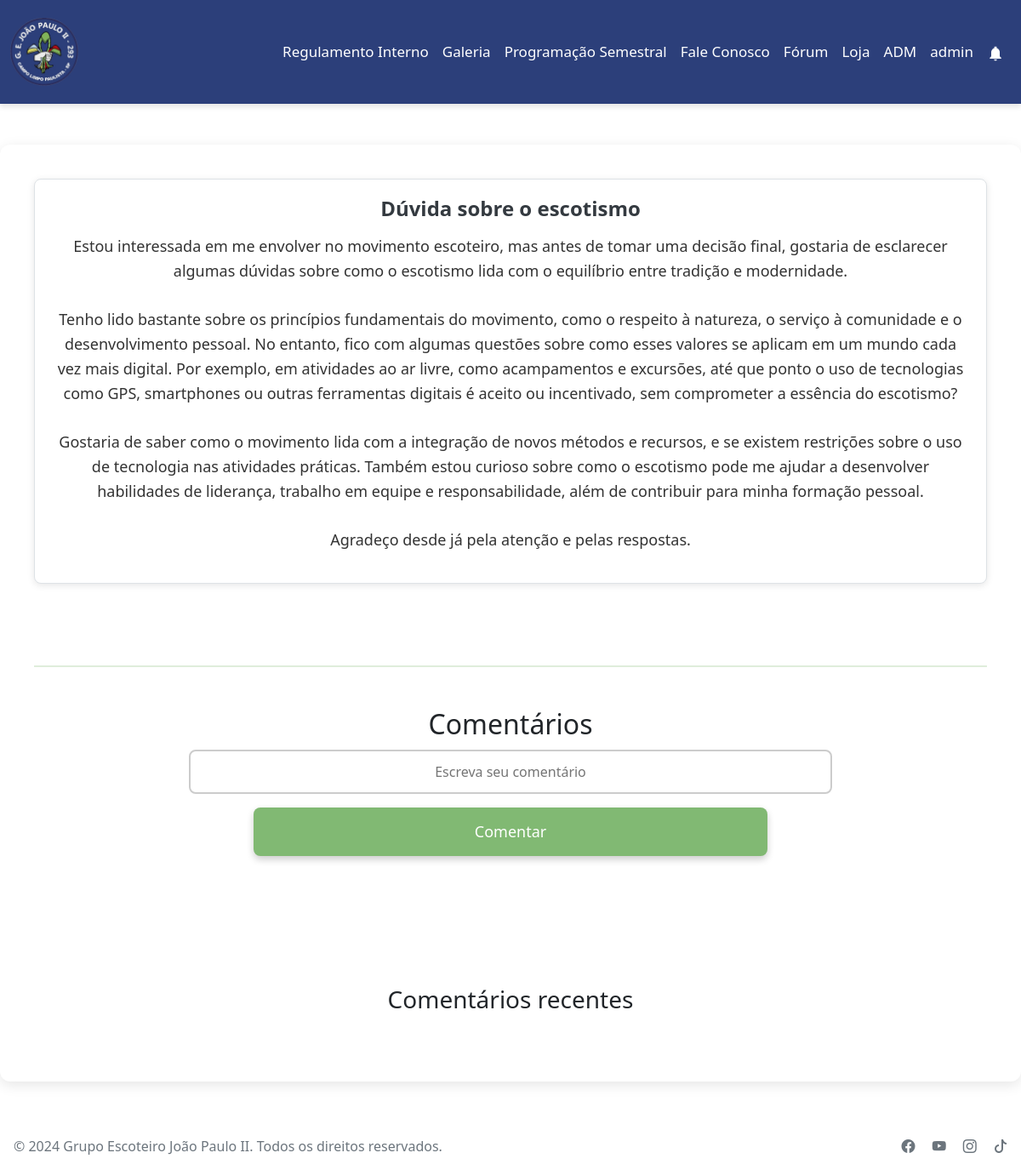
The page /backend/forum/topico.php?id=57 (signed in) on the database its author committed.
### tables this page shows
CREATE TABLE `topico` (
  `id` int(11) NOT NULL,
  `nome` varchar(50) NOT NULL,
  `body` varchar(2000) NOT NULL,
  `data` date NOT NULL,
  `anexos` varchar(500) NOT NULL,
  `userid` int(11) NOT NULL,
  `restrito` int(11) NOT NULL
);

### backend/forum/topico.php (the view, shortened to what this page needs)
<?php
include_once '../classes/conn.php';
$id = $_GET['id'];
$sql = 'SELECT * FROM topico WHERE id = '.$id;
$res = $conn->query($sql);
$linha = $res->fetch_assoc();
$logged = isset($_SESSION['userid']);
?>
<!DOCTYPE html>
<html lang="pt-br">
<head>
    <link rel="stylesheet" href="../../frontend/public/css/teste.css">
    <link href="https://cdn.jsdelivr.net/npm/bootstrap@5.0.2/dist/css/bootstrap.min.css" rel="stylesheet">
    <link rel="stylesheet" href="https://cdn.jsdelivr.net/npm/bootstrap-icons@1.10.3/font/bootstrap-icons.css">
</head>
<body>
<nav class="navbar navbar-expand-lg py-3 custom-navbar">
    <div class="container">
      <a class="navbar-brand" href="../../frontend/principal/index.php">
        <img src="../../frontend/public/imagens/recursos/logo.png " height="80rem" width="80rem" alt="Logo" height="40">
      </a>
      <div class="collapse navbar-collapse justify-content-end" id="navbarNav">
        <ul class="navbar-nav">
          <li class="nav-item">
          <a class="nav-link active" aria-current="page" target="blank" href="../../frontend/public/docs/POR_2013_19_V2.pdf">Regulamento Interno</a>
          </li>
          <li class="nav-item">
            <a class="nav-link" href="../../backend/galeria/index.php">Galeria</a>
          </li>
          <li class="nav-item">
            <a class="nav-link" href="../../backend/Evento/index.php">Programação Semestral</a>
          </li>
          <li class="nav-item">
            <a class="nav-link" href="../../backend/mailer/fale.php">Fale Conosco</a>
          </li>
          <li class="nav-item">
            <a class="nav-link" href="../../backend/forum/main.php">Fórum</a>
          </li>
          <?php
          if($logged){
            if($_SESSION['tipo']>=1){
              echo '<li class="nav-item">
                <a class="nav-link" href="../../backend/loja/loja.php">Loja</a>
              </li>';
            }
            if($_SESSION['tipo']==3){
              echo '<li class="nav-item">
                <a class="nav-link" href="../../backend/adm/index_adm.php">ADM</a>
              </li>';
            }
            echo '<li class="nav-item">
            <a class="nav-link" href="../../frontend/principal/user.php?id='.$_SESSION["userid"].'">'.$_SESSION["nome"].'</a>
                <li class="nav-item">
            <a class="nav-link" href="../../backend/notificacoes/index.php"><img src="../../frontend/public/imagens/recursos/sino.png" width="20px"></a>
              </li>';
          }
          else{
            echo '<li class="nav-item">
                <a class="nav-link" href="../../backend/login/login.php"><strong>Faça Login</strong></a>
              </li>';
          }
            ?>
        </ul>
      </div>
    </div>
  </nav>
  <section class="container topico-container my-5 d-flex flex-column align-items-center">
<div class="user-post w-100 mb-5">
    <h1 class="post-title text-center"><?php echo htmlspecialchars($linha['nome']); ?></h1>
    <p class="post-text text-center">
        <?php echo nl2br(htmlspecialchars($linha['body'])); ?>
    </p>
</div>
<hr class="divider my-5 w-100">
<h2 class="text-center mb-4">Comentários</h2>
<div class="comentar w-100 mb-5">
    <form action="" method="post" class="d-flex flex-column align-items-center">
        <input type="text" class="input-custom mb-3 w-75" name="comentario" required placeholder="Escreva seu comentário">
        <button type="submit" class="btn-custom">Comentar</button>
    </form>
</div>
<h3 class="text-center mt-5 mb-4">Comentários recentes</h3>
</section>
    <footer class="footer text-center text-lg-start d-flex w-100 justify-content-between align-items-center">
    <div class="container p-3 d-flex justify-content-between w-100">
      <span class="text-muted">© 2024 Grupo Escoteiro João Paulo II. Todos os direitos reservados.</span>
      <div class="social-icons">
        <a href="https://www.facebook.com/GrupoescoteirojoaopauloII?mibextid=ZbWKwL" target="_blank" class="text-muted me-3">
          <i class="bi bi-facebook"></i>
        </a>
        <a href="https://youtube.com/@gejoaopauloii?si=8nJBM0zWxWBofH_V" target="_blank" class="text-muted me-3">
          <i class="bi bi-youtube"></i>
        </a>
        <a href="https://www.instagram.com/ge_joaopaulo2?igsh=MWFiOTA2OTFxYW11" target="_blank" class="text-muted me-3">
          <i class="bi bi-instagram"></i>
        </a>
        <a href="https://www.tiktok.com/@ge._joaopauloii?_t=8nG7cVdsBGQ&_r=1" target="_blank" class="text-muted">
          <i class="bi bi-tiktok"></i>
        </a>
      </div>
    </div>
  </footer>
</body>
</html>

### frontend/public/css/teste.css (style rules this page uses)
:root { --color-white: #fff; --color-dark1: rgb(39, 39, 39); --color-dark2: #2d2d2d; --color-dark3: #414141; --color-dark4: #1c1c1c; --color-dark5: #343434; --color-blue1: #3ab2d6; --color-blue: #2C3F7A; --color-g: #81B973; --button-color: #C6CCC8; --lobinho: #fdb813; --escoteiro: #00793a; --senior: #a61744; --pioneiro: #c00d0e; }
.custom-navbar { background-color: #2C3F7A; color: white; }
.custom-navbar a { color: white; font-size: 17px; }
.navbar { box-shadow: 0 4px 6px rgba(0, 0, 0, 0.1); }
.navbar-brand img { transition: transform 0.2s ease; }
.nav-link { color: #ffffff !important; font-weight: 500; transition: color 0.3s ease; }
.footer a { text-decoration: none; }
.footer { background-color: white; }
body { width: 50%; margin: 100px auto; background-color: lightgray; font-family: 'Kanit', sans-serif; }
body { width: 100%; }
form { margin: 5%; }
.btn-custom { width: 60%; padding: 15px; background-color: #81B973; border: none; border-radius: 8px; color: white; font-size: 18px; cursor: pointer; text-align: center; box-shadow: 0 4px 8px rgba(0, 0, 0, 0.2); transition: transform 0.3s, box-shadow 0.3s; }
.input-custom { width: 100%; padding: 12px 20px; font-size: 16px; border: 2px solid #ccc; border-radius: 8px; outline: none; transition: all 0.3s ease; }

### backend/forum/topico.php (style rules this page uses)
* { text-align:center; }
* { text-align: center; }
.user-post { background-color: #f9f9f9; padding: 20px; border-radius: 8px; box-shadow: 0 4px 8px rgba(0, 0, 0, 0.1); }
.post-title { font-size: 28px; font-weight: bold; margin-bottom: 15px; text-align: center; }
.comentar { width: 110%; margin-top: -70px; }
.post-text { font-size: 18px; color: #333; text-align: justify; }
.divider { border: none; border-top: 2px solid #81B973; width: 80%; }
.topico-container { max-width: 1440px; background-color: white; padding: 40px; border-radius: 12px; box-shadow: 0 4px 16px rgba(0, 0, 0, 0.1); }
ul { padding-left: 0; }
.input-custom { width: 100%; padding: 12px 20px; font-size: 16px; border: 2px solid #ccc; border-radius: 8px; outline: none; transition: all 0.3s ease; margin-bottom: 10px; }
.btn-custom { width: 70%; padding: 15px; background-color: #81B973; border: none; border-radius: 8px; color: white; font-size: 18px; cursor: pointer; text-align: center; box-shadow: 0 4px 8px rgba(0, 0, 0, 0.2); transition: transform 0.3s, box-shadow 0.3s; }
.container { max-width: 1440px; }
.user-post { background-color: #ffffff; border: 1px solid #dee2e6; border-radius: 8px; padding: 20px; box-shadow: 0 2px 8px rgba(0, 0, 0, 0.1); }
.post-title { font-size: 24px; color: #343a40; }
.btn-custom { width: 60%; padding: 15px; background-color: #81B973; border: none; border-radius: 8px; color: white; font-size: 18px; cursor: pointer; text-align: center; box-shadow: 0 4px 8px rgba(0, 0, 0, 0.2); transition: transform 0.3s, box-shadow 0.3s; }
.input-custom { width: 100%; padding: 12px 20px; font-size: 16px; border: 2px solid #ccc; border-radius: 8px; outline: none; transition: all 0.3s ease; }
.post-text { line-height: 1.6; }

### rows shown on the page
topico: nome "Dúvida sobre o escotismo", body "Estou interessada em me envolver no movimento escoteiro, mas antes de tomar uma decisão final, gostaria de esclarecer algumas dúvidas sobre como o escotismo lida com o equilíbrio entre tradição e modernidade. Tenho lido bastante sobre os princípios fundamentais do movimento, como o respeito à natureza, o serviço à comunidade e o desenvolvimento pessoal. No entanto, fico com algumas questões sobre como esses valores se aplicam em um mundo cada vez mais digital. Por exemplo, em atividades ao ar livre, como acampamentos e excursões, até que ponto o uso de tecnologias como GPS, smartphones ou outras ferramentas digitais é aceito ou incentivado, sem comprometer a essência do escotismo? Gostaria…"

### other values the page prints
$_SESSION["nome"] "admin"
